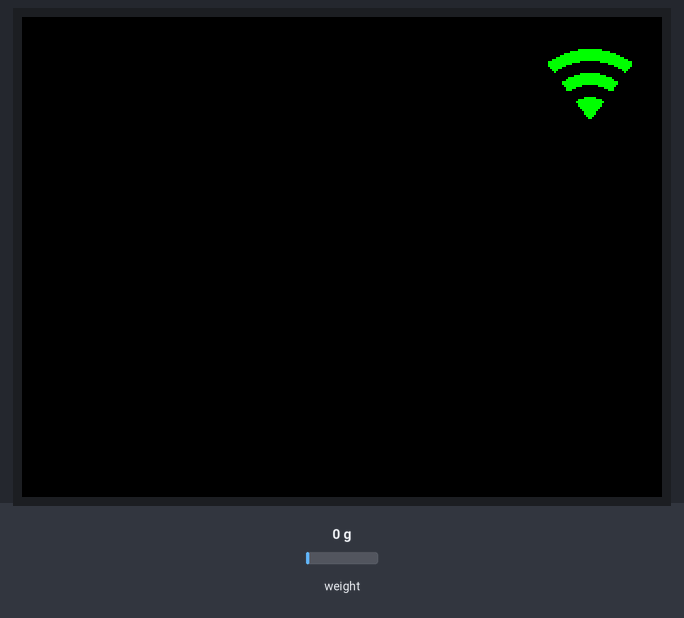
Bench run of a program on a simulated ESP32. Parts: 320×240 colour display. The test bench sets the inputs (shaded band); at power-on: weight on the scale 0 g. WiFi joins after 1.5 s; servers stay silent unless stated; what the program prints to the serial monitor is not drawn.

Above: at 3.8 s.
At 5.5 s:
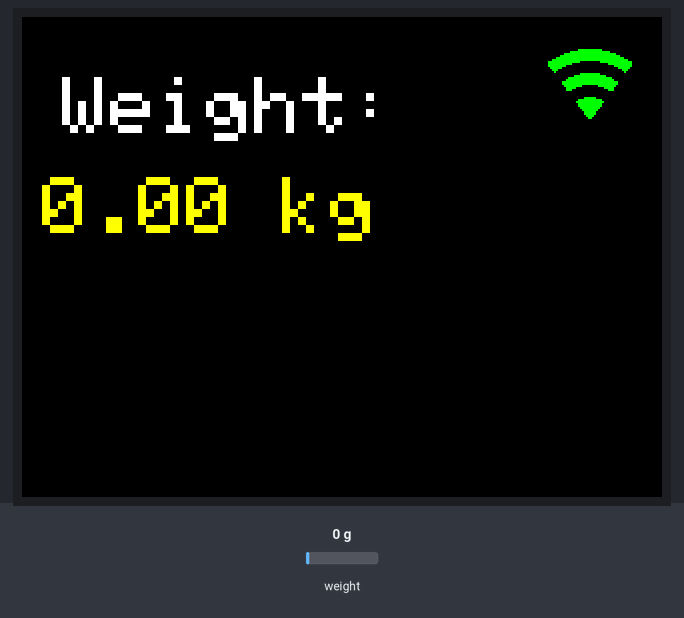
5.6 s: weight on the scale set to 100 g
At 6.7 s:
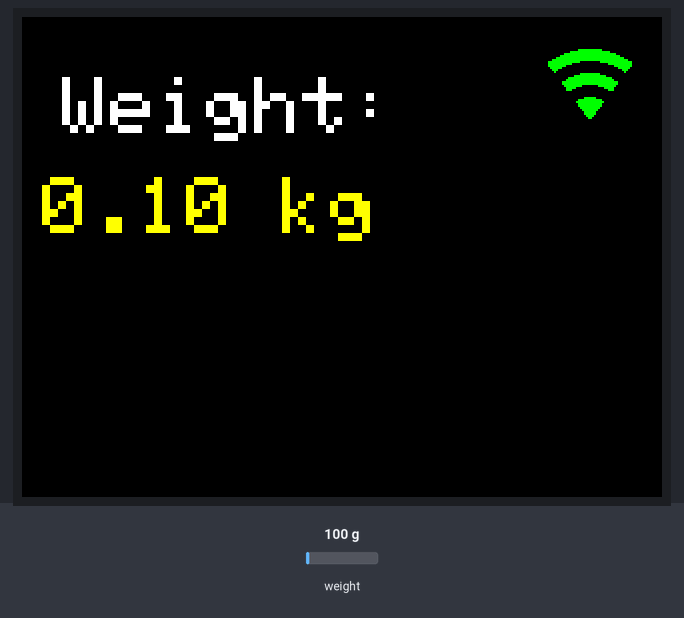
7.6 s: weight on the scale set to 1250 g
At 9.2 s:
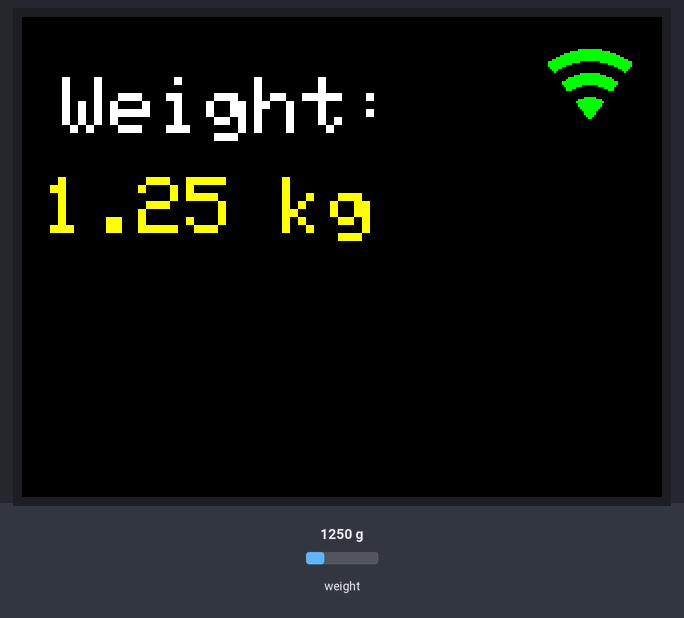
10.0 s: weight on the scale set to 2500 g
At 11.7 s:
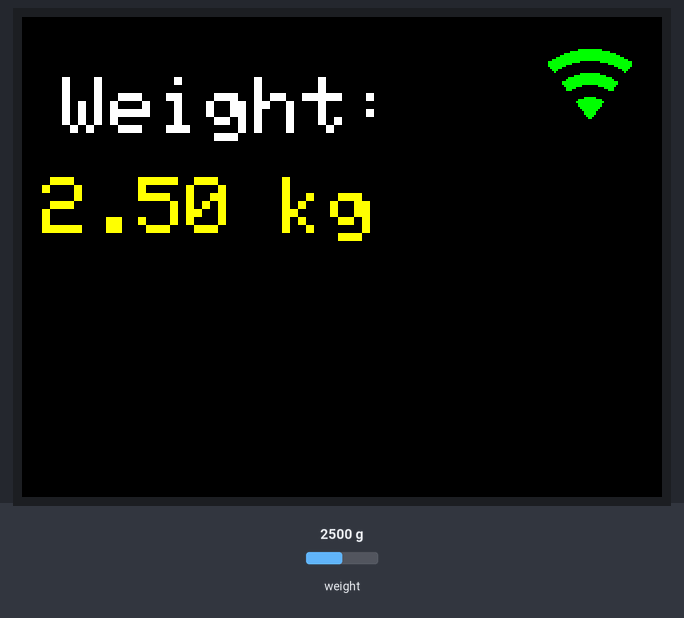
Timing chart, 0 to 13.2 s (numbered marks = the images above; inputs shaded):
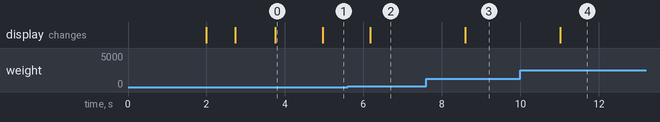

The program:

main.cpp
```cpp
#include <WiFi.h>
#include "wifi_bitmap.h"
#include "wifi_credentials.h"
#include <WebServer.h>
#include "HX711.h"           // HX711 library for load cell weight sensor
#include <Adafruit_GFX.h>    // Graphics library for TFT display
#include <Adafruit_ST7789.h> // TFT library for ILI9341-based displays

// Pin Definitions for TFT (SPI)
#define TFT_CS 5
#define TFT_DC 17
#define TFT_RST 16
#define TFT_MOSI 23
#define TFT_CLK 18

// Pin Definitions for HX711 (Weight sensor)
#define DOUT 32     // HX711 DOUT pin
#define CLK 33      // HX711 CLK pin
#define WAKE_PIN 23 // Pin to wake up from deep sleep (use a touch pin or external interrupt)

// Replace with your network credentials
const char *ssid = wifiSSID;
const char *password = wifiPassword;

#define ILI9341_TFTWIDTH 320  ///< ILI9341 max TFT width
#define ILI9341_TFTHEIGHT 240 ///< ILI9341 max TFT height

// Create HX711 and TFT display objects
HX711 scale;
Adafruit_ST7789 tft = Adafruit_ST7789(TFT_CS, TFT_DC, TFT_RST);

WebServer server(80); // Create web server object on port 80

// Global variable for storing weight
float weight = 0;
bool wifiConnected = false; // Tracks WiFi connection status
float calibration_factor = 28892.07048;

// Function to read the current weight from HX711
float getWeight()
{
  // Serial.println("Current weight: " + String(weight, 2));
  Serial.print("Ready: ");
  Serial.println(scale.is_ready());
  Serial.println("Scale factor " + String(calibration_factor, 3));
  if (scale.is_ready())
  {
    Serial.println("Return reading");
    Serial.println(scale.get_units(), 1);

    return scale.get_units(10); // Average of 10 readings
  }
  else
  {
    Serial.println("Return 0.0");
    return 0.0;
  }
}

// Function to handle HTTP GET request and return the current weight
void handleRoot()
{
  String response = String(weight, 2);
  server.send(200, "text/plain", response);
}

// Function to draw the Wi-Fi icon
void drawWiFiIcon(bool connected)
{
  int x = 260; // X position for the top-right corner
  int y = 10;  // Y position

  if (connected)
  {
    tft.drawBitmap(x, y, wifi_icon, 48, 48, ST77XX_BLACK, ST77XX_GREEN);
  }
  else
  {
    tft.drawBitmap(x, y, wifi_icon, 48, 48, ST77XX_BLACK, ST77XX_RED);
  }
}

// Function to setup WiFi and web server
void setupWiFi()
{
  WiFi.begin(ssid, password);
  int attempt = 0;

  while (WiFi.status() != WL_CONNECTED && attempt < 20)
  {
    delay(500);
    attempt++;
    drawWiFiIcon(false); // Display red Wi-Fi icon while trying to connect
  }

  if (WiFi.status() == WL_CONNECTED)
  {
    wifiConnected = true;
    drawWiFiIcon(true); // Display green Wi-Fi icon when connected
  }
  else
  {
    wifiConnected = false;
    drawWiFiIcon(false); // Keep red Wi-Fi icon if connection failed
  }

  // Start web server
  if (wifiConnected)
  {
    server.on("/", handleRoot); // Root URL to display weight
    server.begin();
  }
}

// Function to display weight on the TFT LCD
void displayWeight(float weight)
{
  tft.setTextColor(ST77XX_WHITE); // Set text color to white
  tft.setTextSize(4);             // Set text size (larger font)
  tft.setCursor(20, 30);          // Set text starting position
  tft.print("Weight:");

  tft.fillRect(10, 80, 300, 200, ST77XX_BLACK); // Erase the previous icon

  tft.setTextColor(ST77XX_YELLOW); // Set text color to yellow for the weight
  tft.setCursor(10, 80);           // Position for the weight value
  tft.print(weight, 2);            // Display the weight with 2 decimal places
  tft.print(" kg");

  // Always display the Wi-Fi icon in the top right corner
  drawWiFiIcon(wifiConnected);
}

void calculate_scale_factor(float known_weight)
{
  Serial.println("Calculating scale factor...");

  // Get raw reading from the HX711
  long reading = scale.get_value(10); // Average of 10 readings
  Serial.print("Raw reading from HX711: ");
  Serial.println(reading);

  // Calculate scale factor (raw reading divided by known weight)
  calibration_factor = reading / known_weight;

  Serial.print("Calculated calibration factor: ");
  Serial.println(calibration_factor);

  // Set the scale to the new calibration factor
  scale.set_scale(calibration_factor);
  Serial.println("Scale calibrated successfully!");
}
// Setup function to initialize everything
void setup()
{
  // Initialize the scale
  scale.begin(DOUT, CLK);
  scale.set_scale(calibration_factor); // Set scale factor, adjust based on calibration
  scale.tare();                        // Reset the scale to 0
  long avg = scale.read_average();
  Serial.begin(9600);
  Serial.println(avg);

  // // Initialize TFT display
  tft.init(240, 320, SPI_MODE2);
  tft.setRotation(3); // Landscape mode, change if needed

  tft.invertDisplay(true);
  tft.fillScreen(ST77XX_BLACK); // Clear the screen with black background
  // displayWeight(10.2);

  // // If the ESP32 wakes up from deep sleep, it should check weight
  // if (esp_sleep_get_wakeup_cause() == ESP_SLEEP_WAKEUP_EXT0) {
  //   weight = getWeight();
  //   displayWeight(weight); // Display weight on TFT

  //   // Start WiFi and web server
  setupWiFi();
  // }

  // // Cast WAKE_PIN to gpio_num_t to avoid the type error
  // esp_sleep_enable_ext0_wakeup((gpio_num_t)WAKE_PIN, 1);  // Use pin 33 to wake up

  // delay(10000);  // Keep awake for 10 seconds before sleep
  // esp_deep_sleep_start();  // Enter deep sleep mode
  // Serial.println("Place a known weight on the scale...");
  // delay(4000);
  // Serial.println("Start");

  // calculate_scale_factor(4.3);
}

// Main loop
void loop()
{
  // Handle any HTTP requests
  if (wifiConnected)
  {
    server.handleClient();
  }
  delay(50);
  // weight += 5.9;
  weight = getWeight();
  displayWeight(weight);
}
```

wifi_credentials.h
```cpp
// wifi_credentials.h
#ifndef WIFI_CREDENTIALS_H
#define WIFI_CREDENTIALS_H

const char* wifiSSID = "PLDTHOMEFIBRFHDy6";
const char* wifiPassword = "PLDTWIFICTDxL";

#endif // WIFI_CREDENTIALS_H
```

Source omitted: wifi_bitmap.h (data table, 2035 bytes)

Measured:
- after the input at 5.6 s, the display: changes after 0.58 s (image 2)
- after the input at 7.6 s, the display: changes after 0.99 s (image 3)
- after the input at 10.0 s, the display: changes after 1.0 s (image 4)
- what the display in image 0 shows lasts 1.2 s, from 3.8 s to 5.0 s
